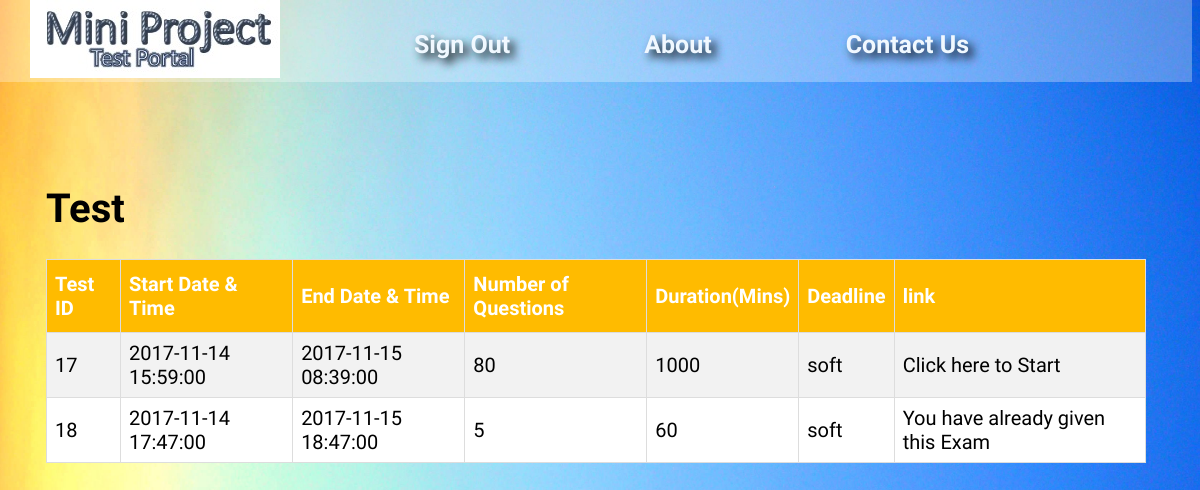
/test.php (signed in), run on the app's committed database.
### tables this page shows
CREATE TABLE `test` (
  `test_id` int(5) NOT NULL,
  `start_date` datetime NOT NULL,
  `end_date` datetime NOT NULL,
  `num_ques` int(5) NOT NULL,
  `duration` int(10) NOT NULL,
  `dtype` varchar(20) NOT NULL,
  `test_pass` varchar(20) NOT NULL
);

### test.php (the view, shortened to what this page needs)
<!doctype html>
<html id="html">
<head>
<link href="header.css" rel="stylesheet">
</head>
<div class="top">
		<a id="logo" href="index.php"><img src="logo.jpg"></a>
		<a id="link1" href="signout.php"><strong>Sign Out</strong></a>
		<a id="link1" href="about.php"><strong>About</strong></a>
		<a id="link1" href="contactus.php"><strong>Contact Us</strong></a>
	</div>
<body>
	<div class="body">
		<?php
			include("header.php");
			include("database.php");
			extract($_SESSION);
			if (!isset($_SESSION[loginid]))
			{
				header("location:index.php");
			}
			else if (isset($_SESSION[loginid]))
			{
				$rs=mysql_query("select t.test_id,t.start_date, t.end_date,t.num_ques,t.duration,t.dtype from test t",$cn) or die(mysql_error());
				echo "<h1 class=head1> Test </h1>";
				$now = time() + 4.5*60*60;
				echo "<table id=table><th>Test ID <th>Start Date & Time<th>End Date & Time<th>Number of Questions<th>Duration(Mins)<th>Deadline<th>link";
				while($row=mysql_fetch_row($rs))
				{
					echo "<tr><td>$row[0]<td>$row[1]<td>$row[2]<td>$row[3]<td> $row[4]<td> $row[5]<td>";
					$chk=mysql_query("select r.login, r.test_id from result r where r.login='$loginid' AND r.test_id = $row[0]",$cn) or die(mysql_error());
					$chkr=mysql_fetch_row($chk);
					if($chkr[0]==NULL)
					{
						if($now>=strtotime($row[1]) && $now<=strtotime($row[2]))
						{
							echo "<a href='starttest.php?mid=$row[0]&tim=$now'>Click here to Start</a>";
						}
						else
						{
							echo "Click here to Start";
						}
					}
					else
					{
						echo "You have already given this Exam";
					}
				}
				echo "</table>";
			}
		?>
	</div>
</body>
</html>

### header.css (style rules this page uses)
#html { font-family: 'Play', sans-serif; background-image: url(background.JPG); background-size: 100%; background-repeat: repeat; }
.top { background-color:rgba(255,255,255,0.3); }
#logo { margin-left: 30px; }
#link1 { vertical-align: 25px; text-shadow: 5px 5px 10px black; font-size: 25px; margin-left: 100px; padding-left: 30px; text-decoration: none; color: aliceblue; }
#table { border-collapse: collapse; width: 100%; }
#table td, #table th { border: 1px solid #ddd; padding: 8px; }
#table tr:nth-child(even) { background-color: #f2f2f2; }
#table tr:nth-child(odd) { background-color: #ffffff; }
#table th { padding-top: 12px; padding-bottom: 12px; text-align: left; background-color: rgba(255, 187, 0,1); color: white; }
.body { margin-top: 16px ; margin-bottom: 16px; margin-left: 16px; margin-right: 16px; padding-left: 30px; padding-top: 30px; padding-bottom: 30px; padding-right: 30px; font-family: 'Play', sans-serif; font-size: 20px; }

### data on the page
test: test_id "17", start_date "2017-11-14 15:59:00", end_date "2017-11-15 08:39:00", num_ques "80", duration "1000", dtype "soft", shows "Click here to Start"
test: test_id "18", start_date "2017-11-14 17:47:00", end_date "2017-11-15 18:47:00", num_ques "5", duration "60", dtype "soft", shows "You have already given this Exam"
